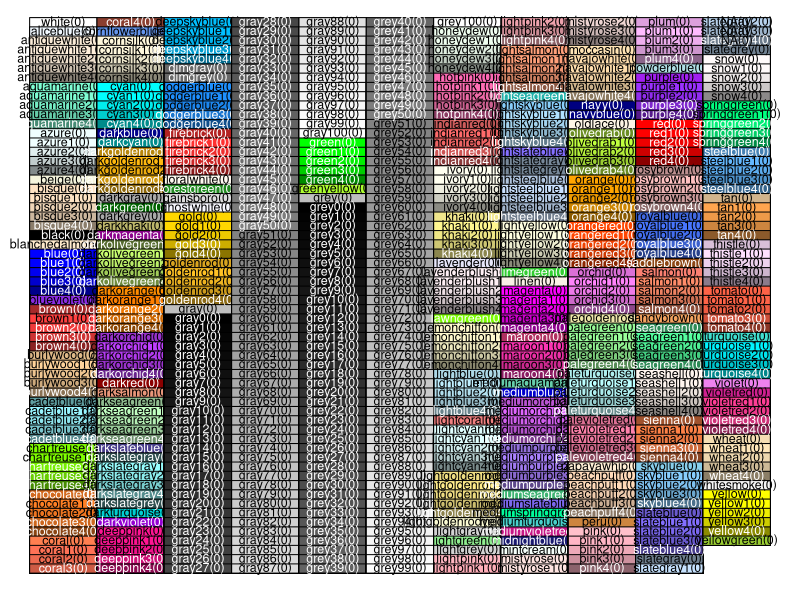
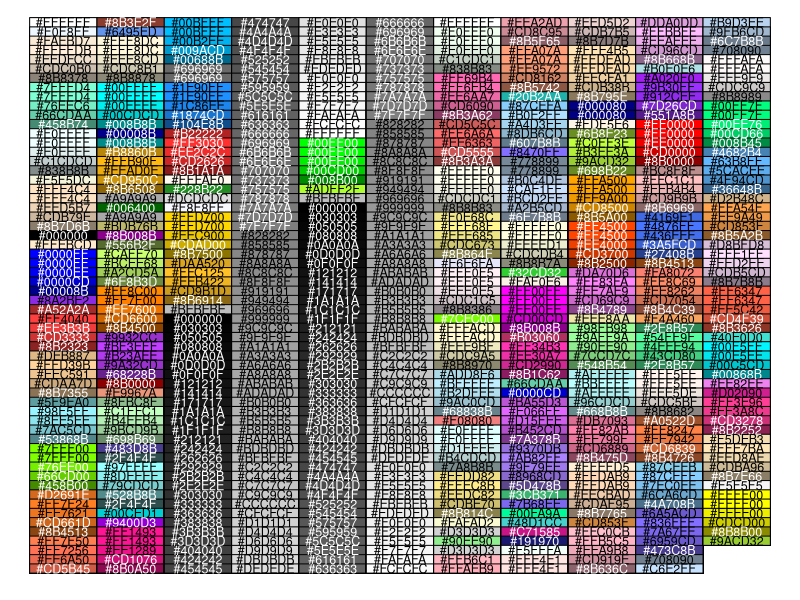

Here is the R script that generated these plots, in order:
#!/usr/bin/env Rscript
# https://rpubs.com/kylewbrown/r-colors
# actually this proved difficult to work out
# it's old type R graphics.
library(Cairo)

# 1.Define R Color Data ----
# RGB codes
color.rgb <- t(col2rgb(colors()))
# Hexadecimal codes
color.hex <- rgb(color.rgb[,1], color.rgb[,2], color.rgb[,3], maxColorValue = 255)
# Text highlighting
color.text <- ifelse(apply(color.rgb, 1, mean) > 127, "black", "white")
# Consolidate
color.df <- data.frame(name = colors(),
                       red = color.rgb[, "red"],
                       green = color.rgb[, "green"],
                       blue = color.rgb[, "blue"],
                       hex = color.hex,
                       text = color.text)

# 2.Plot R Colors By Name ----
# configure graphical device
CairoPNG("colr0.png", 1000, 1000)
n.col <- 11
n.row <- 60
par(pin = c(11.692, 6.267), mai=c(0, 0, 0, 0))
# create plot
plot(c(0, n.col), c(0, n.row), 
     type = "n", 
     bty = "n", 
     ylab = "", 
     xlab = "", 
     axes = FALSE)

jj <- 0
for(i in 1:n.col){
  color.count <- (i-1) * n.row
  color.mod <- length(colors()) - color.count
  y.val <- ifelse(color.mod < n.row, n.row - color.mod + 1, 1)
  color.names <- as(color.df[color.count + 1:n.row, "name"], "character")
  lab.color.names <- paste0(color.names, "(", jj,")")
  rect(i - 1, y.val - 0.5, i, n.row:y.val + 0.5, border = "black", col = color.names)
  text.color <- as(color.df[color.count + 1:n.row, "text"], "character")
  text(i-0.5, n.row:y.val, labels = lab.color.names, cex = 0.75, col = text.color)
}

# Cairo image template
# put plot command here
dev.off()

CairoPNG("colr01.png", 1000, 1000)
par(pin = c(11.692, 6.267), mai=c(0, 0, 0, 0))

# create plot
plot(c(0, n.col), c(0, n.row), 
     type = "n", 
     bty = "n", 
     ylab = "", 
     xlab = "", 
     axes = FALSE)

for(i in 1:n.col){
  color.count <- (i-1) * n.row
  color.mod <- length(colors()) - color.count
  y.val <- ifelse(color.mod < n.row, n.row-color.mod + 1, 1)
  color.names <- as(color.df[color.count + 1:n.row, "hex"], "character")
  rect(i - 1, y.val - 0.5, i, n.row:y.val + 0.5, border = "black", col = color.names)
  text.color <- as(color.df[color.count + 1:n.row, "text"], "character")
  text(i-0.5, n.row:y.val, labels = color.names, cex = 0.75, col = text.color)
}
dev.off()
